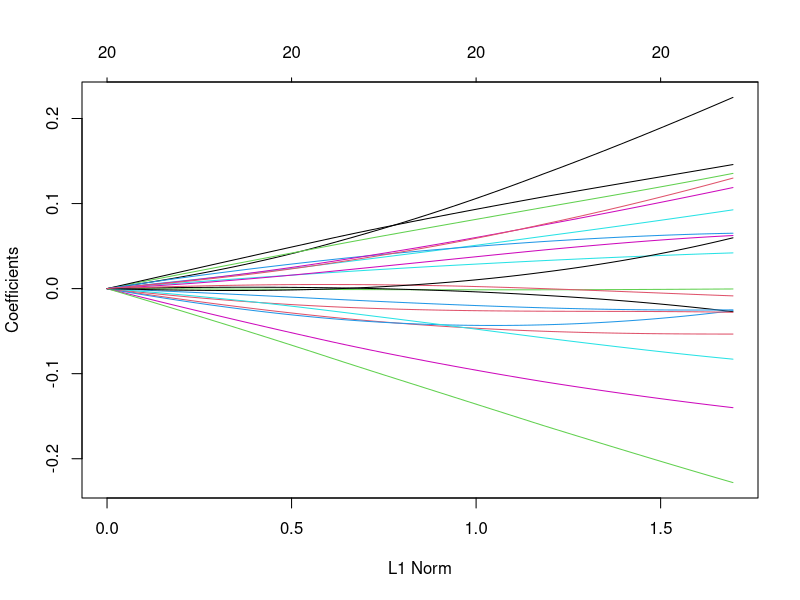
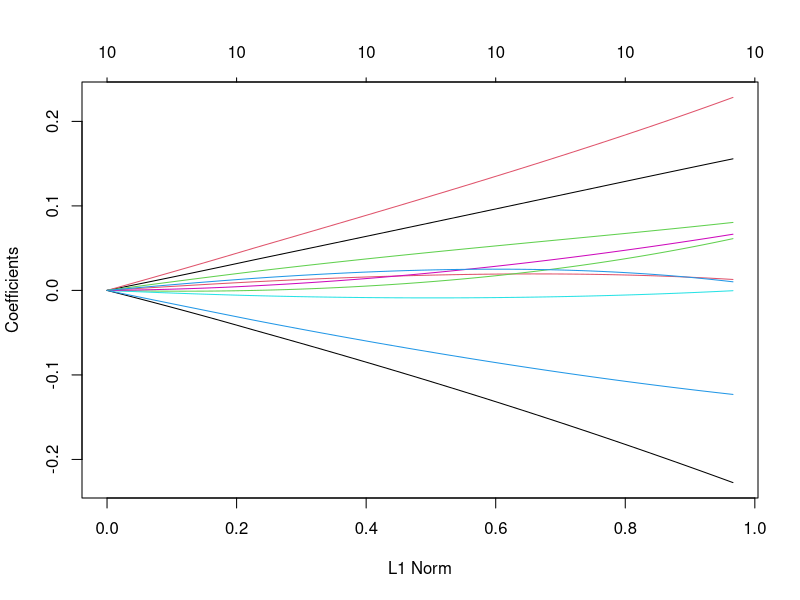
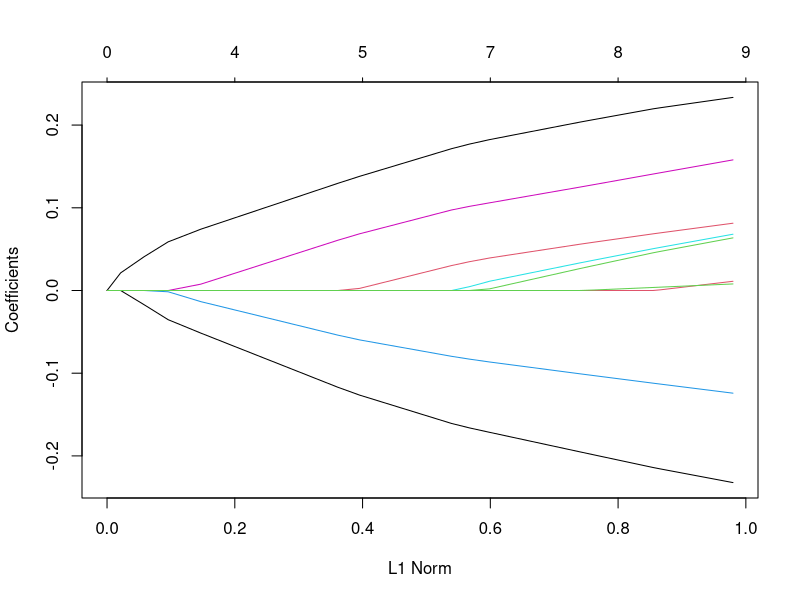
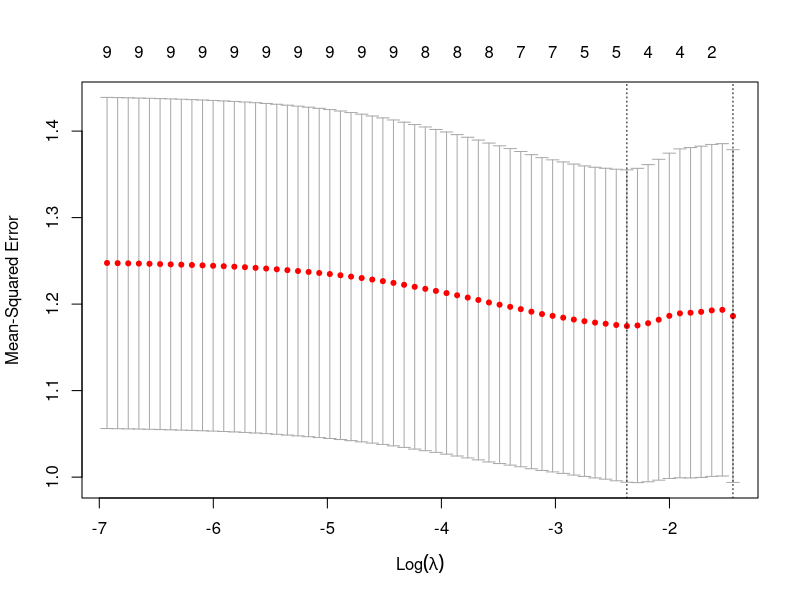
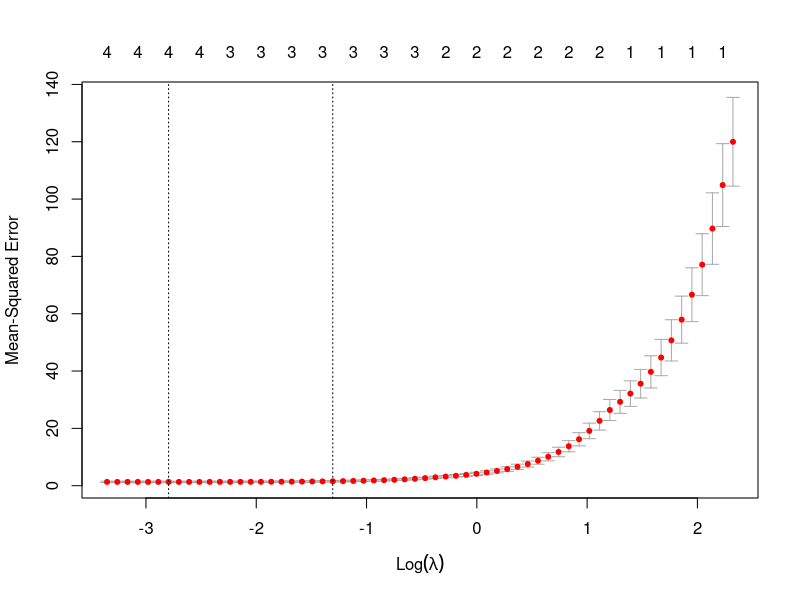
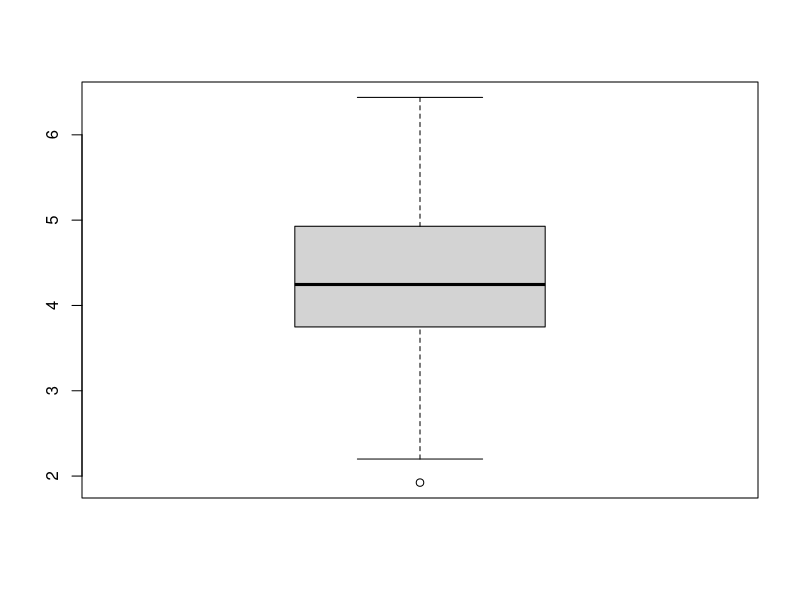
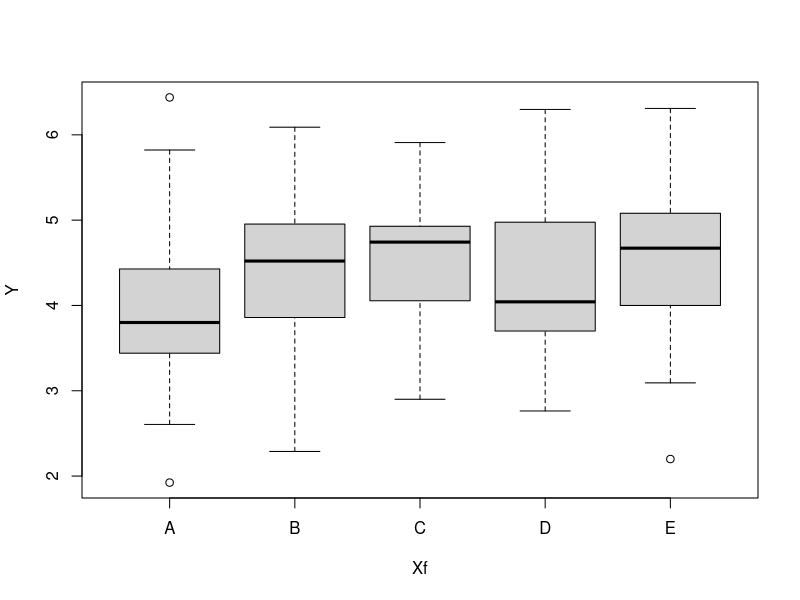

Source code (R) for these figures, in order:
#ASML - session 4___________________________________________________________________________________________

install.packages('glmnet')
library(glmnet)

help(glmnet)

x = matrix(rnorm(100*20),100,20)
y = rnorm(100)
fit1 = glmnet(x,y,alpha=0)
plot(fit1)

x = matrix(rnorm(100*10),ncol=10)
fit1 = glmnet(x,y,alpha=0)
plot(fit1)
fit2=glmnet(x,y,alpha=1)
plot(fit2)
print(fit2)

help(cv.glmnet)
fit2cv = cv.glmnet(x,y)
plot(fit2cv)
names(fit2cv)

fit2cv$lambda.min
fit2cv$lambda.1se
coefficients(fit2)
X = matrix(data=0,ncol=5,nrow=100)
X[,1]=runif(100,-4,3)
X[,2]=rexp(100,4)
X[,3]=rexp(100,0.02)
X[,4]=rpois(100,10)
X[,5]=rf(100,2,5)
Y=-2+3*X[,2]-5*X[,1]+X[,4]+rnorm(100)
fitcv=cv.glmnet(X,Y)
plot(fitcv)

fit = glmnet(X,Y,alpha=1, lambda=fitcv$lambda.1se)
coefficients(fit)
cor(X)

reg = lm(Y~.,data=as.data.frame(X[,1:4]))
reg

#Exercise

X = matrix(data=c(rep(1,100),
           c(rep(1,20),rep(0,80)),
           c(rep(0,20),rep(1,25),rep(0,55)),
           c(rep(0,45),rep(1,20),rep(0,35)),
           c(rep(0,65),rep(1,10),rep(0,25)),
           c(rep(0,75),rep(1,25))),ncol=6)

B = matrix(data=c(4,0.5,0.4,0.6,0.2,0.1),ncol=1)
Y = X%*%B+matrix(data=rnorm(100),ncol=1)
Xf = factor(c(rep('A',20),
            rep('B',25),
            rep('C',20),
            rep('D',10),
            rep('E',25)))
boxplot(Y)
boxplot(Y~Xf)

mod = lm(Y~Xf)
mod

(Xf=='A')
n1 = sum(Xf=='A')
muhat = 1/n1*sum(Y*(Xf=='A'))
mod
n2 = sum(Xf=='B')
muhat2=1/n2*sum(Y*(Xf=='B'))-muhat
summary(mod)
anova(mod)

#Exercise

X = matrix(data=c(rep(1,10),
                  c(rep(1,3),rep(0,7)),
                  c(rep(0,3),rep(1,3),rep(0,4)),
                  c(rep(0,6),rep(1,4)),
                  c(1,1,0,1,0,0,1,1,0,0),
                  c(0,0,1,0,1,1,0,0,1,1),
                  c(1,1,0,0,0,0,0,0,0,0),
                  c(0,0,1,0,0,0,0,0,0,0),
                  c(0,0,0,1,0,0,0,0,0,0),
                  c(0,0,0,0,1,1,0,0,0,0),
                  c(0,0,0,0,0,0,1,1,0,0),
                  c(0,0,0,0,0,0,0,0,1,1)),
                  ncol=12)

B = matrix(data=c(1,2,3,4,2,2,1,2,1,3,1,2),ncol=1)
Y = X%*%B+rnorm(10)
F1=factor(c(rep(1,3),rep(2,3),rep(3,4)))
F1
F2=factor(c(1,1,2,1,2,2,1,1,2,2))
F2
mod2=lm(Y~F1+F2)
mod2

mod1=lm(Y~F1+F2+F1*F2)
mod1

anova(mod1)
anova(mod2)

FF1 = as.numeric(F1)
FF1
FF2 = as.numeric(F2)
FF2
modb2=lm(Y~FF1+FF2)
modb2
